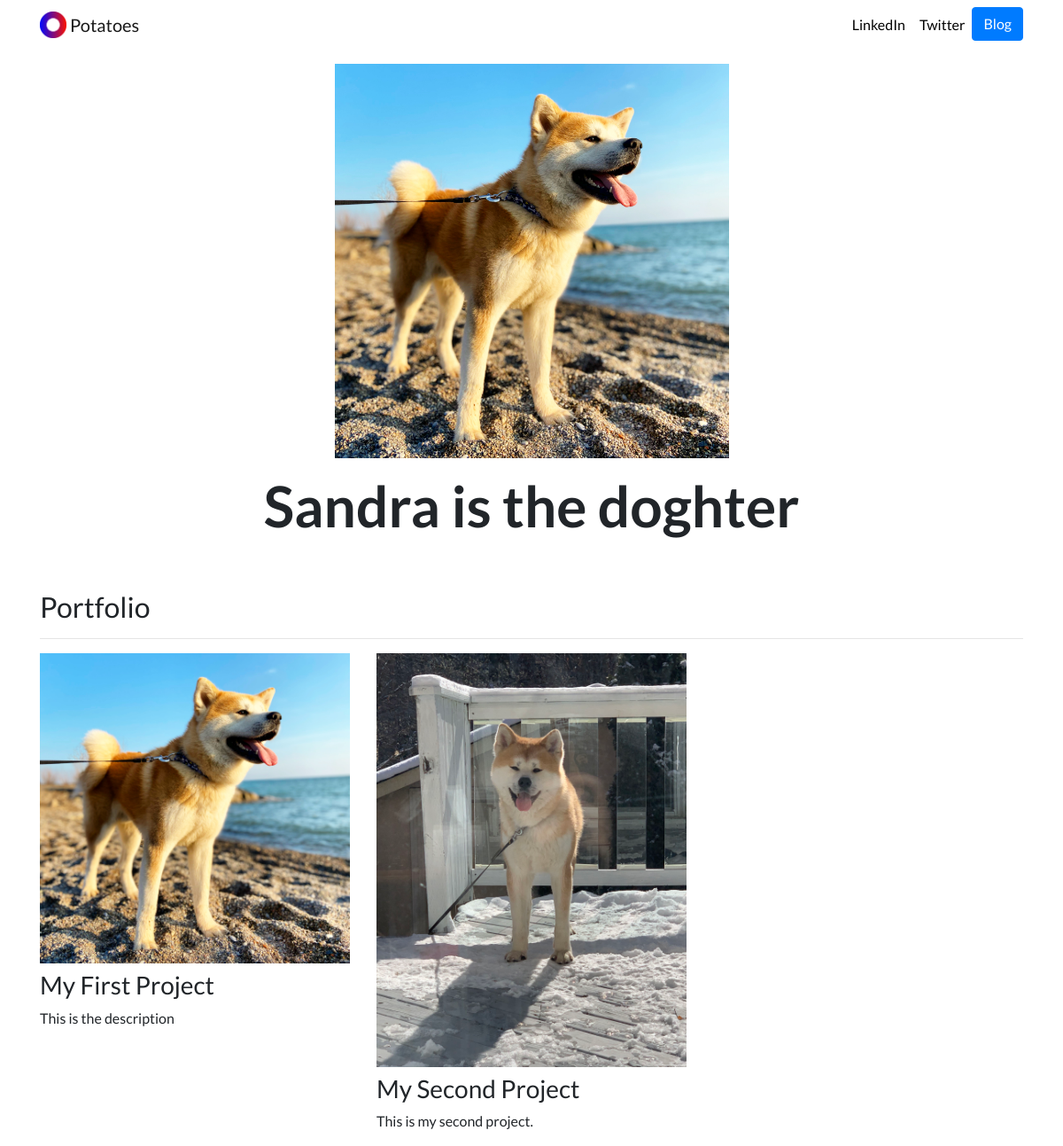
The page / on the database its author committed.
### portfolio/models.py (models this page shows, shortened)
class Project(models.Model):
    title = models.CharField(max_length=100)
    description = models.CharField(max_length=250)
    image = models.ImageField(upload_to='portfolio/images/')
    url = models.URLField(blank=True)

### portfolio/views.py (the view)
# urls.py: 2. Add a URL to urlpatterns:  path('', views.home, name='home')
def home(request):
    projects = Project.objects.all()
    return render(request, 'portfolio/home.html', {'projects': projects})

### portfolio/templates/portfolio/home.html
{% extends "portfolio/base.html" %}
{% load static %}
{% block content %}
<div class="row justify-content-center my-3">
  <div class="col-5">
    <img src="{% static 'portfolio/sandra.jpg' %}" class="img-fluid">
  </div>
</div>
<div class="row justify-content-center mb-3">
  <div class="col-md-9 text-center">
    <h1 id="hometext" class="font-weight-bold">Sandra is the doghter</h1>
  </div>
</div>
<h2 class="mt-5">Portfolio</h2>
<hr>
<div class="row">
  {% for project in projects %}
  <div class="col-lg-4 col-md-6">
    {% if project.url %}
    <a href="{{ project.url }}">
      <img src="{{ project.image.url }}" class="img-fluid mb-2">
    </a>
    {% else %}
    <img src="{{ project.image.url }}" class="img-fluid mb-2">
    {% endif %}
    <h3>{{ project.title }}</h3>
    <p>{{ project.description }}</p>
  </div>
  {% endfor %}
</div>
{% endblock %}

### portfolio/templates/portfolio/base.html (shortened to what this page needs)
{% load static %}
<!doctype html>
<html lang="en">
<head>
  <link rel="stylesheet" href="https://stackpath.bootstrapcdn.com/bootstrap/4.4.1/css/bootstrap.min.css">
  <link rel="stylesheet" href="{% static "portfolio/custom.css" %}">
</head>
<body>
  <nav id="topNav" class="navbar navbar-expand-md navbar-light">
    <div class="container">
      <a class="navbar-brand" href="{% url 'home' %}">
        <img src="{% static "portfolio/Logo.png" %}" width="30" height="30" class="d-inline-block align-top" alt="Nick's Logo">
        <span>Potatoes</span>
      </a>
      <div class="collapse navbar-collapse text-center" id="navbarNav">
        <ul class="navbar-nav ml-auto">
          <li class="nav-item">
            <a class="nav-link" href="https://www.linkedin.com/" target="_blank">LinkedIn</a>
          </li>
          <li class="nav-item">
            <a class="nav-link" href="https://twitter.com/" target="_blank">Twitter</a>
          </li>
          <li>
            <a role="button" href="{% url 'blog:all_blogs' %}" class="btn btn-primary">Blog</a>
          </li>
        </ul>
      </div>
    </div>
  </nav>
  <div class="container">
    {% block content %}{% endblock %}
  </div>
</body>
</html>

### portfolio/static/portfolio/custom.css (style rules this page uses)
.navbar-nav .nav-link { color: rgba(0,0,0,1) !important; }
body { font-family: 'Lato', sans-serif; }
@media (min-width: 992px) { #hometext { font-size: 4rem; } }

### rows shown on the page
Project: image (picture), title "My First Project", description "This is the description"
Project: image (picture), title "My Second Project", description "This is my second project."
